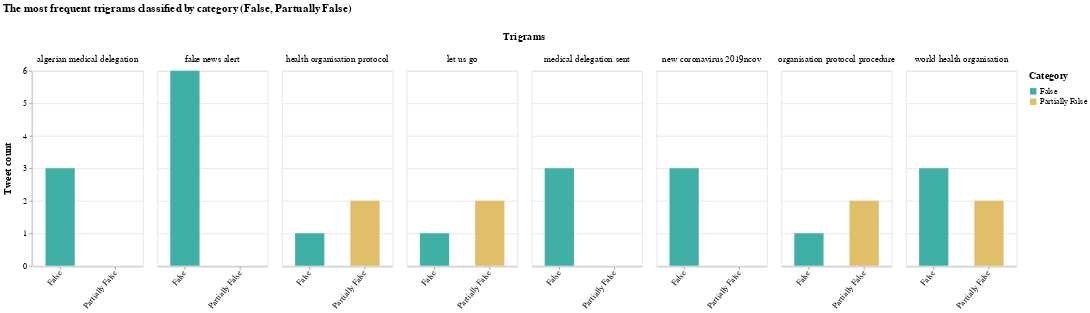

Notebook cell for this chart:
### Markdown cell above
The dictionary is created:

### Code cell
fdist_tri = dict(nltk.FreqDist(new_trigram))

#fdist_bi = dict(nltk.FreqDist(new_bigram))
#print(fdist_bi)


dft = pd.DataFrame.from_dict(fdist_tri, orient='index').reset_index()
dft = dft.rename(columns={'index':'Trigrams', 0:'Count'})
col_one_list = dft['Trigrams'].tolist()
col_two_list = dft['Count'].tolist()
typelist=[]
namelist=[]

index = 0

count_false = [0] * len(col_one_list)
count_part = [0] * len(col_one_list)

for el in col_one_list:
    tok = el.split()
    a = tok[0] + " " + tok[1] + " " + tok[2]
    namelist.append(a)
    if a in namelist:
        indx = namelist.index(a)
        if tok[3] == "false":
            count_false[indx] = col_two_list[index]
        elif tok[3] == "partiallyfalse":
            count_part[indx] = col_two_list[index]
        else:
            print("errore count")
    index = index + 1

dft['Trigrams']=namelist
dft['False']=count_false
dft['Partially False']=count_part
del dft['Count']
dft['Count'] = dft['False'] + dft['Partially False']

#dft = dft.sort_values(by=['Count'],ascending=[False])

### Figure 1 — Vega-Lite specification as saved in the notebook (floating-point values rounded to 4 significant figures; data arrays with more than 128 entries replaced by an {"elided": "..."} marker saying what was removed)
{"config": {"view": {"continuousWidth": 400, "continuousHeight": 300}, "axis": {"labelFontSize": 13, "titleFontSize": 15, "titlePadding": 15}, "header": {"labelFontSize": 14, "titleFontSize": 16}, "legend": {"labelFontSize": 13, "titleFontSize": 15, "titlePadding": 10}, "title": {"fontSize": 17, "offset": 25}}, "data": {"name": "data-ffb4e11ec62123eb4bdc55c97d6c0beb"}, "mark": {"type": "bar", "size": 45}, "encoding": {"color": {"type": "nominal", "field": "key", "scale": {"range": ["#40B0A6", "#E1BE6A"]}, "title": "Category"}, "column": {"type": "nominal", "field": "Trigrams"}, "tooltip": [{"type": "nominal", "field": "key", "title": "Tweet Type"}, {"type": "nominal", "field": "Trigrams", "title": "Trigram"}, {"type": "quantitative", "field": "value", "title": "Tweet count"}], "x": {"type": "nominal", "axis": {"labelAngle": -50}, "field": "key", "title": null}, "y": {"type": "quantitative", "field": "value", "title": "Tweet count"}}, "title": "The most frequent trigrams classified by category (False, Partually False)", "transform": [{"fold": ["False", "Partially False"]}, {"filter": {"field": "Count", "range": [3, 6]}}], "width": 170, "$schema": "https://vega.github.io/schema/vega-lite/v4.8.1.json", "datasets": {"data-ffb4e11ec62123eb4bdc55c97d6c0beb": {"elided": "4651 records"}}}
